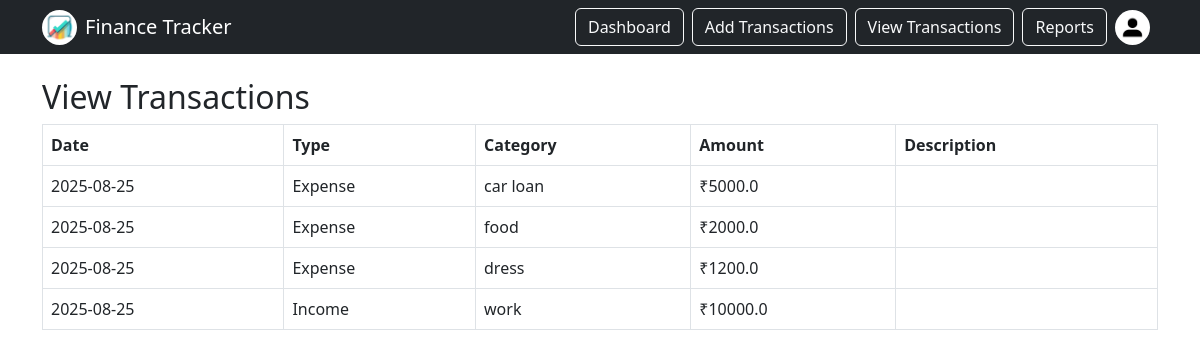
Screenshot of /view (signed in) with the database file from the repository.
### app.py (models this page shows)
class User(db.Model, UserMixin):
    id = db.Column(db.Integer, primary_key=True)
    username = db.Column(db.String(100), nullable=False)
    email = db.Column(db.String(100), unique=True, nullable=False)
    password = db.Column(db.String(200), nullable=False)
    min_balance = db.Column(db.Float, default=2000.0)
    profile_pic = db.Column(db.String(100), default='default.png')
    transactions = db.relationship('Transaction', backref='user', lazy=True)

class Transaction(db.Model):
    id = db.Column(db.Integer, primary_key=True)
    type = db.Column(db.String(10), nullable=False)
    category = db.Column(db.String(100), nullable=False)
    amount = db.Column(db.Float, nullable=False)
    description = db.Column(db.String(200))
    timestamp = db.Column(db.DateTime, default=datetime.utcnow)
    user_id = db.Column(db.Integer, db.ForeignKey('user.id'), nullable=False)

### app.py (the view)
@app.route('/view')
@login_required
def view_transactions():
    transactions = Transaction.query.filter_by(user_id=current_user.id).order_by(Transaction.timestamp.desc()).all()
    return render_template('view_transactions.html', transactions=transactions)

### app.py (called while the page is built)
@login_manager.user_loader
def load_user(user_id):
    return User.query.get(int(user_id))

### templates/view_transactions.html
{% extends "base.html" %}
{% block content %}
<h2>View Transactions</h2>
<table class="table table-bordered">
    <thead>
        <tr>
            <th>Date</th>
            <th>Type</th>
            <th>Category</th>
            <th>Amount</th>
            <th>Description</th>
        </tr>
    </thead>
    <tbody>
        {% for t in transactions %}
        <tr>
            <td>{{ t.timestamp.strftime('%Y-%m-%d') }}</td>
            <td>{{ t.type }}</td>
            <td>{{ t.category }}</td>
            <td>₹{{ t.amount }}</td>
            <td>{{ t.description }}</td>
        </tr>
        {% endfor %}
    </tbody>
</table>
{% endblock %}

### templates/base.html (shortened to what this page needs)
<!DOCTYPE html>
<html>
<head>
    <link href="https://cdn.jsdelivr.net/npm/bootstrap@5.3.0/dist/css/bootstrap.min.css" rel="stylesheet">
</head>
<body>
    <nav class="navbar navbar-expand-lg navbar-dark bg-dark mb-4">
        <div class="container">
             <div class="d-flex align-items-center">
    <a href="{{ url_for('profile') }}" class="d-flex align-items-center text-decoration-none text-white">
        <img src="{{ url_for('static', filename='profile_pics/icon.png' ) }}"
             class="profile-icon me-2" alt="Profile">
        <span class="navbar-brand mb-0 h1">Finance Tracker</span>
    </a>
</div>
            <div class="d-flex align-items-center">
                {% if current_user.is_authenticated %}
                    <a class="btn btn-outline-light me-2" href="/">Dashboard</a>
                    <a class="btn btn-outline-light me-2" href="/add">Add Transactions</a>
                    <a class="btn btn-outline-light me-2" href="/view">View Transactions</a>
                    <a class="btn btn-outline-light me-2" href="/reports">Reports</a>
                    <a href="{{ url_for('profile') }}" class="me-2">
                        <img src="{{ url_for('static', filename='profile_pics/' ~ current_user.profile_pic) }}"
                             class="profile-icon" alt="Profile">
                    </a>
                {% else %}
                    <a class="btn btn-outline-light me-2" href="/login">Login</a>
                    <a class="btn btn-outline-light" href="/register">Register</a>
                {% endif %}
            </div>
        </div>
    </nav>
    <div class="container">
        {% block content %}{% endblock %}
    </div>
</body>
</html>

### templates/base.html (style rules this page uses)
.profile-icon { width: 35px; height: 35px; border-radius: 50%; object-fit: cover; }

### rows the page displays
User: profile_pic (placeholder picture)
Transaction: timestamp "2025-08-25", type "Expense", category "car loan", amount "5000.0"
Transaction: timestamp "2025-08-25", type "Expense", category "food", amount "2000.0"
Transaction: timestamp "2025-08-25", type "Expense", category "dress", amount "1200.0"
Transaction: timestamp "2025-08-25", type "Income", category "work", amount "10000.0"
